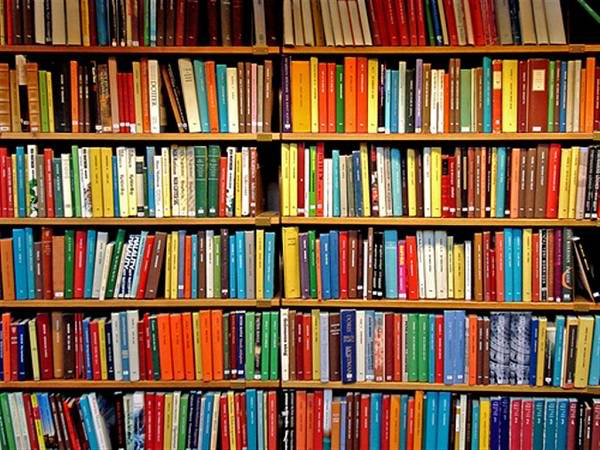
%> input picture teoría/archivo/T5/Teoría/Matlab/estanteria.jpeg, 600 x 450 px
$ octave TransformadaDiscreta4_2D.m   (GNU Octave 9; MATLAB toolbox functions it lacks are replaced by stand-ins)
%> lines starting %> are read from the running program, lines starting %| are printed output that depends on the picture
im=imread('estanteria.jpeg');
%> im is the input picture: size 450x600x3 uint8; mean R, G, B 125.4, 93.7, 69.9
im=im(:,:,2)
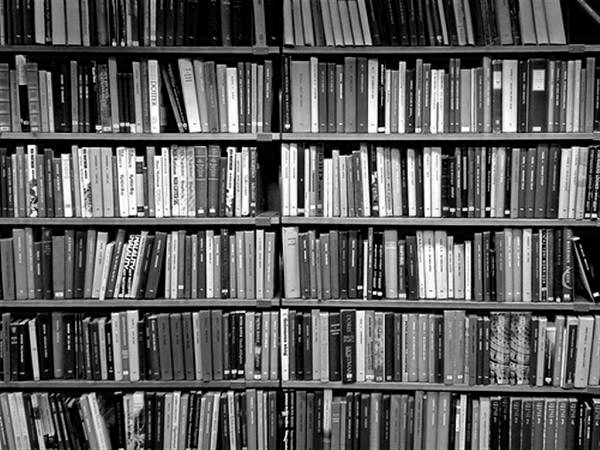
%> im: size 450x600 uint8; min 0, max 255, mean 93.7
figure;imshow(im,[]);
IM=fft2(im);
IM=fftshift(IM);AIM=abs(IM);
figure;imshow(AIM,[])
figure,imshow(log10(1+AIM.^2),[])
%> after `imshow(log10(1+AIM.^2),[])`:
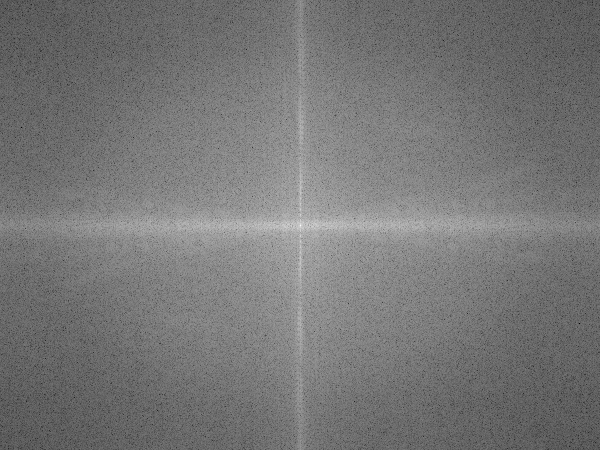
%> displayed picture: size 450x600, on the screen's scale of 0 to 255; min 0, max 255, mean 118.2
